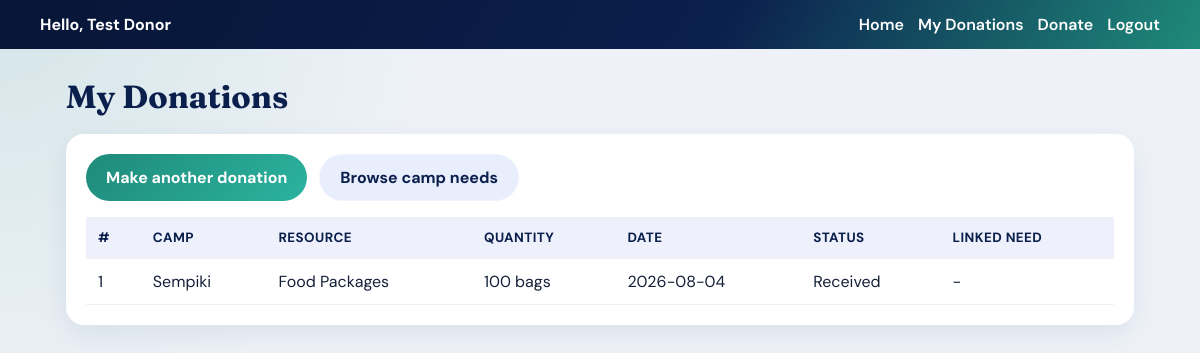
The app's page /donor-dashboard.php (signed in) with its own data.
### tables this page shows
CREATE TABLE IF NOT EXISTS `donation` (
  `don_id` int NOT NULL AUTO_INCREMENT,
  `d_id` int NOT NULL,
  `res_id` int NOT NULL,
  `quantity` varchar(45) NOT NULL,
  `donation_date` varchar(45) NOT NULL,
  `c_id` int NOT NULL,
  `status` varchar(45) NOT NULL,
  `need_id` int DEFAULT NULL,
  PRIMARY KEY (`don_id`),
  KEY `fk_donation_resources1_idx` (`res_id`),
  KEY `fk_donation_donnor1_idx` (`d_id`),
  KEY `fk_donation_camp1_idx` (`c_id`)
);

CREATE TABLE IF NOT EXISTS `camp` (
  `c_id` int NOT NULL AUTO_INCREMENT,
  `campIMG` varchar(45) NOT NULL,
  `c_name` varchar(45) NOT NULL,
  `l_id` int NOT NULL,
  `r_id` int NOT NULL,
  PRIMARY KEY (`c_id`),
  KEY `fk_camp_location_idx` (`l_id`)
);

CREATE TABLE IF NOT EXISTS `resources` (
  `res_id` int NOT NULL AUTO_INCREMENT,
  `resource` varchar(45) NOT NULL,
  PRIMARY KEY (`res_id`)
);

### donor-dashboard.php (the view, shortened to what this page needs)
<?php
include 'includes/config.php';
$donor_id=(int)$_SESSION['donor'];
?>
<!DOCTYPE html>
<html lang="en">
<head>
    <link rel="stylesheet" href="assets/css/home.css">
</head>
<body class="donor-shell">
    <div class="donor-nav">
        <strong>Hello, <?php echo htmlspecialchars($_SESSION['donor_name']); ?></strong>
        <div class="links">
            <a href="index.php">Home</a>
            <a href="donor-dashboard.php">My Donations</a>
            <a href="donate.php">Donate</a>
            <a href="donor-logout.php">Logout</a>
        </div>
    </div>
    <div class="donor-main">
        <h1>My Donations</h1>
        <div class="panel">
            <div class="cta-row" style="margin-bottom:16px">
                <a class="btn btn-primary" href="donate.php">Make another donation</a>
                <a class="btn btn-ghost" href="index.php#needs" style="background:#e8eefc;color:#0b1f4d">Browse camp needs</a>
            </div>
            <div class="table-wrap">
                <table>
                    <tr>
                        <th>#</th>
                        <th>Camp</th>
                        <th>Resource</th>
                        <th>Quantity</th>
                        <th>Date</th>
                        <th>Status</th>
                        <th>Linked Need</th>
                    </tr>
                    <?php
                    $select=mysqli_query($conn,"select donation.*, camp.c_name, resources.resource, camp_need.description
                    from donation
                    left join camp on donation.c_id=camp.c_id
                    left join resources on donation.res_id=resources.res_id
                    left join camp_need on donation.need_id=camp_need.need_id
                    where donation.d_id='".$donor_id."'
                    order by donation.don_id desc");
                    $count=0;
                    while($row=mysqli_fetch_array($select)){
                      $count++;
                    ?>
                    <tr>
                        <td><?php echo $count; ?></td>
                        <td><?php echo htmlspecialchars($row['c_name']); ?></td>
                        <td><?php echo htmlspecialchars($row['resource']); ?></td>
                        <td><?php echo htmlspecialchars($row['quantity']); ?></td>
                        <td><?php echo htmlspecialchars($row['donation_date']); ?></td>
                        <td><?php echo htmlspecialchars($row['status']); ?></td>
                        <td><?php echo $row['description'] ? htmlspecialchars($row['description']) : '-'; ?></td>
                    </tr>
                    <?php }
                    ?>
                </table>
            </div>
        </div>
    </div>
</body>
</html>

### assets/css/home.css (style rules this page uses)
:root { --navy: #0b1f4d; --navy-deep: #071536; --indigo: #3d4fc4; --teal: #1f8a7a; --sand: #f3efe6; --text: #152038; --muted: #5d6a86; --card: #ffffff; --font: "DM Sans", "Segoe UI", sans-serif; --display: "Fraunces", Georgia, serif; }
* { box-sizing: border-box; margin: 0; padding: 0; }
html { scroll-behavior: smooth; }
body { font-family: var(--font); color: var(--text); background: #eef2f8; }
a { color: inherit; text-decoration: none; }
.cta-row { display: flex; flex-wrap: wrap; gap: 12px; }
.btn { display: inline-flex; align-items: center; justify-content: center; padding: 12px 20px; border-radius: 999px; font-weight: 700; border: none; cursor: pointer; transition: 0.2s ease; }
.btn-primary { background: linear-gradient(135deg, #1f8a7a, #2bb39f); color: #fff; }
.btn-ghost { background: rgba(255,255,255,0.12); color: #fff; border: 1px solid rgba(255,255,255,0.28); }
.donor-shell { min-height: 100vh; background: radial-gradient(circle at top left, rgba(31,138,122,0.12), transparent 30%), #eef2f8; }
.donor-nav { background: linear-gradient(120deg, var(--navy-deep), var(--navy) 60%, #1f8a7a); color: #fff; padding: 14px clamp(16px, 4vw, 40px); display: flex; justify-content: space-between; align-items: center; gap: 12px; flex-wrap: wrap; }
.donor-nav a { color: #fff; font-weight: 600; }
.donor-nav .links { display: flex; gap: 14px; flex-wrap: wrap; }
.donor-main { max-width: 1100px; margin: 0 auto; padding: 28px 16px 48px; }
.donor-main h1 { font-family: var(--display); color: var(--navy); margin-bottom: 18px; }
.panel { background: #fff; border-radius: 18px; padding: 20px; box-shadow: 0 10px 28px rgba(11,31,77,0.07); margin-bottom: 18px; }
.table-wrap { overflow: auto; }
table { width: 100%; border-collapse: collapse; }
th, td { text-align: left; padding: 12px; border-bottom: 1px solid #edf0f7; }
th { background: #eef1fb; color: var(--navy); font-size: 0.84rem; text-transform: uppercase; letter-spacing: 0.03em; }

### records on screen
donation: c.c_name "Sempiki", res.resource "Food Packages", quantity "100 bags", donation_date "2026-08-04", status "Received"

### other values on screen
$_SESSION['donor_name'] "Test Donor"
